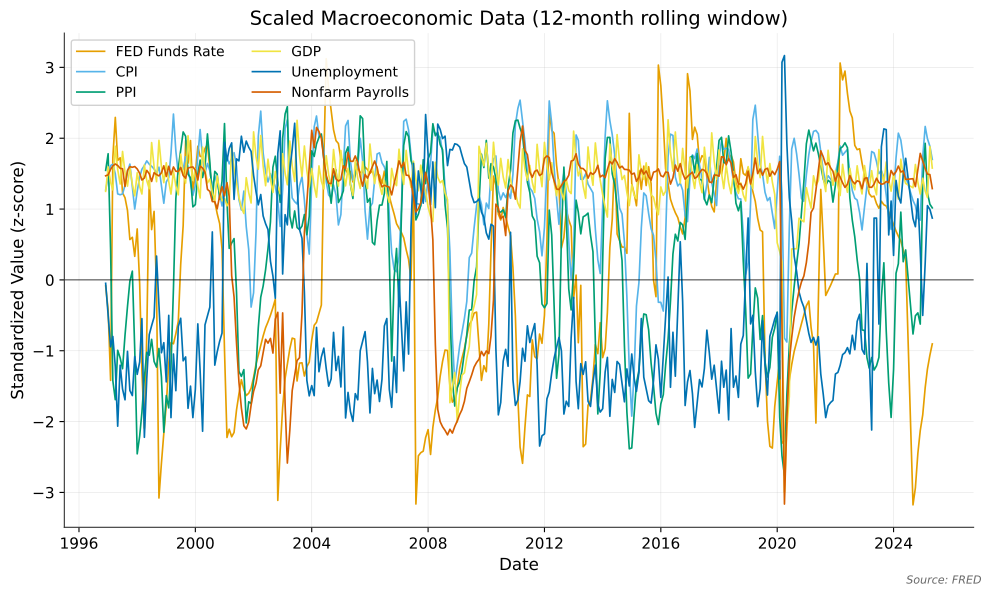

This chart was generated by the following Python code:
"""Scaled Macroeconomic Data Time Series - Rolling 12-month standardized indicators"""
import matplotlib.pyplot as plt
import pandas as pd
from pathlib import Path
import sys

# Add parent directories to path for utils import
sys.path.insert(0, str(Path(__file__).parent.parent))

from utils import apply_style, get_colorblind_palette, load_data, save_to_script_dir

# Apply consistent style
apply_style()


def main():
    # Load processed macro data using utility
    df = load_data('processed_macro.csv')

    # Get colorblind-safe palette
    colors = get_colorblind_palette(6)

    fig, ax = plt.subplots(figsize=(10, 6))

    for i, col in enumerate(df.columns):
        ax.plot(df.index, df[col], label=col, color=colors[i % len(colors)], linewidth=1.2)

    ax.set_xlabel('Date')
    ax.set_ylabel('Standardized Value (z-score)')
    ax.set_title('Scaled Macroeconomic Data (12-month rolling window)')
    ax.legend(loc='upper left', ncol=2, fontsize=10)
    ax.grid(True, alpha=0.3)
    ax.axhline(y=0, color='black', linestyle='-', linewidth=0.5)

    # Save using utility
    save_to_script_dir(fig, __file__, source_text="Source: FRED")


if __name__ == '__main__':
    main()
